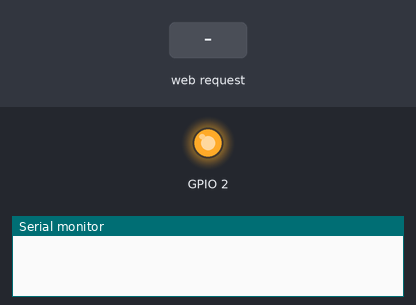
Bench run of a sketch on a simulated ESP8266 (Wemos D1 mini). Shown: output pins drawn as LEDs (lit = HIGH, except the on-board LED, lit = LOW), the last lines printed to the serial monitor. Dashed ring = blinking. Inputs (shaded band) come from the test bench.

Above: at 0.0 s.
At 3.2 s:
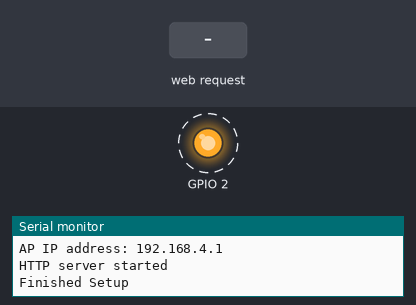
3.3 s: HTTP request GET /SW1pressed received
5.5 s: HTTP request GET /Masterpressed received
Timing chart, 0 to 13.5 s (numbered marks = the images above; inputs shaded):
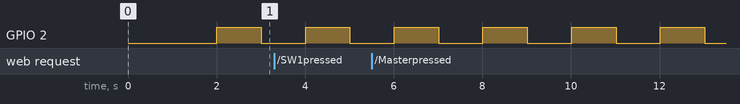

The sketch:

RCwifi.ino
```cpp
// Wemos D1 mini Pro,  board: LOLIN(Wemos) D1 R2 & mini

#include <ESP8266WiFi.h>
#include <WiFiClient.h>
#include <ESP8266WebServer.h>
#include <ESP8266mDNS.h>
#include <SoftwareSerial.h>

unsigned long BlinkTime;
bool BlinkState;

bool SW0wifi;
bool SW1wifi;
bool SW2wifi;
bool SW3wifi;
bool MasterOnWifi;

unsigned long LoopTime;

SoftwareSerial swSer1;

ESP8266WebServer server(80);

String tmp;

void setup()
{
	Serial.begin(38400);
	delay(2000);
	Serial.println("RCwifi   :   13-Mar-2021");

	pinMode(BUILTIN_LED, OUTPUT);

	swSer1.begin(38400, SWSERIAL_8N1, 12, 12, false, 256);
	// high speed half duplex, turn off interrupts during tx
	swSer1.enableIntTx(false);

	WiFi.disconnect();
	WiFi.softAP("Switches");

	IPAddress myIP = WiFi.softAPIP();
	Serial.print("AP IP address: ");
	Serial.println(myIP);
	server.on("/", handleRoot);
	server.on("/SW1pressed", SW1Pressed);
	server.on("/SW2pressed", SW2Pressed);
	server.on("/SW3pressed", SW3Pressed);
	server.on("/SW4pressed", SW4Pressed);
	server.on("/Masterpressed", MasterPressed);

	server.begin();
	Serial.println("HTTP server started");
	Serial.println("Finished Setup");
}

void loop()
{
	server.handleClient();
	Blink();
}

void Blink()
{
	if (millis() - BlinkTime > 1000)
	{
		BlinkTime = millis();
		BlinkState = !BlinkState;
		digitalWrite(BUILTIN_LED, BlinkState);
	}
}

void Send()
{
	// 0    127
// 1    107
// 2    SW0
// 3    SW1
// 4    SW2
// 5    SW3
// 6    MasterOn

	yield();

	swSer1.enableTx(true);

	swSer1.write(127);
	swSer1.write(107);
	swSer1.write(SW0wifi);
	swSer1.write(SW1wifi);

	yield();

	swSer1.write(SW2wifi);
	swSer1.write(SW3wifi);
	swSer1.write(MasterOnWifi);

	swSer1.enableTx(false);

	Serial.println("Sending");
	Serial.println("");
	yield();
}

void handleRoot()
{
	server.send(200, "text/html", GetPage1());
}

void SW1Pressed()
{
	Serial.println("SW1");
	SW0wifi = !SW0wifi;
	Send();
	handleRoot();
}

void SW2Pressed()
{
	Serial.println("SW2");
	SW1wifi = !SW1wifi;
	Send();
	handleRoot();
}

void SW3Pressed()
{
	Serial.println("SW3");
	SW2wifi = !SW2wifi;
	Send();
	handleRoot();
}

void SW4Pressed()
{
	Serial.println("SW4");
	SW3wifi = !SW3wifi;
	Send();
	handleRoot();
}

void MasterPressed()
{
	Serial.println("Master");
	MasterOnWifi = !MasterOnWifi;
	Send();
	handleRoot();
}

String GetPage1()
{
	String st = "<HTML>";
	st += "";
	st += "  <head>";
	st += "    <META content='text/html; charset=utf-8' http-equiv=Content-Type>";
	st += "    <meta name=vs_targetSchema content='HTML 4.0'>";
	st += "    <meta name='viewport' content='width=device-width, initial-scale=1.0'>";
	st += "    <title>Temp Monitor</title>";
	st += "    <style>";
	st += "      html {";
	st += "        font-family: Helvetica;";
	st += "        display: inline-block;";
	st += "        margin: 0px auto;";
	st += "        text-align: center;";
	st += "";
	st += "      }";
	st += "";
	st += "      h1 {";
	st += "        color: #444444;";
	st += "        margin: 50px auto 30px;";
	st += "      }";
	st += "";
	st += "      table.center {";
	st += "        margin-left: auto;";
	st += "        margin-right: auto;";
	st += "      }";
	st += "";
	st += "      .buttonOn {";
	st += "        background-color: #00ff00;";
	st += "        border: none;";
	st += "        color: white;";
	st += "        padding: 15px 32px;";
	st += "        text-align: center;";
	st += "        text-decoration: none;";
	st += "        display: inline-block;";
	st += "        margin: 4px 2px;";
	st += "        cursor: pointer;";
	st += "        font-size: 15px;";
	st += "        width: 30%;";
	st += "      }";
	st += "";
	st += "      .buttonOff {";
	st += "        background-color: #ff0000;";
	st += "        border: none;";
	st += "        color: white;";
	st += "        padding: 15px 32px;";
	st += "        text-align: center;";
	st += "        text-decoration: none;";
	st += "        display: inline-block;";
	st += "        margin: 4px 2px;";
	st += "        cursor: pointer;";
	st += "        font-size: 15px;";
	st += "        width: 30%;";
	st += "      }";
	st += "";
	st += "    </style>";
	st += "  </head>";
	st += "";
	st += "  <BODY>";
	st += "    <style>";
	st += "      body {";
	st += "        margin-top: 50px;";
	st += "        background-color: DeepSkyBlue";
	st += "      }";
	st += "";
	st += "      font-family: Arial,";
	st += "      Helvetica,";
	st += "      Sans-Serif;";
	st += "";
	st += "    </style>";
	st += "";
	st += "    <h1 align=center>RateController Switches</h1>";
	st += "    <form id=FORM1 method=post action='/'>&nbsp;";
	st += "";
	st += "";

	if (SW0wifi) tmp = "buttonOn"; else tmp = "buttonOff";
	st += "      <p> <input class='" + tmp + "' id=Submit1 type=submit formaction='/SW1pressed' value='Switch 1'> </p>";

	if (SW1wifi) tmp = "buttonOn"; else tmp = "buttonOff";
	st += "      <p> <input class='" + tmp + "' id=Submit2 type=submit formaction='/SW2pressed' value='Switch 2'> </p>";

	if (SW2wifi) tmp = "buttonOn"; else tmp = "buttonOff";
	st += "      <p> <input class='" + tmp + "' id=Submit3 type=submit formaction='/SW3pressed' value='Switch 3'> </p>";

	if (SW3wifi) tmp = "buttonOn"; else tmp = "buttonOff";
	st += "      <p> <input class='" + tmp + "' id=Submit4 type=submit formaction='/SW4pressed' value='Switch 4'> </p>";

	if (MasterOnWifi) tmp = "buttonOn"; else tmp = "buttonOff";
	st += "      <p> <input class='" + tmp + "' id=Submit5 type=submit formaction='/Masterpressed' value='Master'> </p>";

	st += "    </form>";
	st += "";
	st += "</HTML>";

	return st;
}
```

Measured:
- by itself, GPIO 2: alternates HIGH for 1.0 s and LOW for 1.0 s
